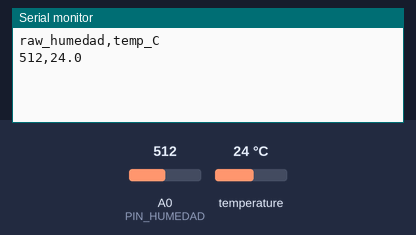
A sketch run on a simulated Arduino Uno, built with avr-gcc and run on an emulated ATmega328P. Parts: the last lines printed to the serial monitor. The test bench sets the inputs (shaded band); at power-on: temperature 24 °C, A0 (PIN_HUMEDAD) = 512.

Above: at 1.2 s.
1.3 s: temperature set to 12 °C
2.8 s: A0 (PIN_HUMEDAD) set to 716
At 3.2 s:
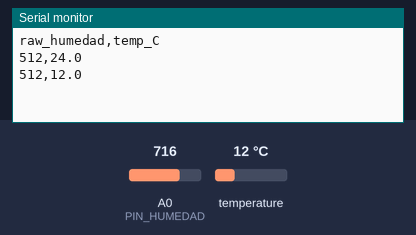
4.3 s: temperature set to 19 °C
At 5.5 s:
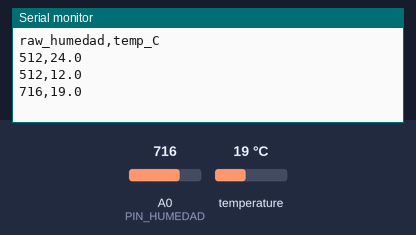
5.8 s: A0 (PIN_HUMEDAD) set to 900
At 7.2 s:
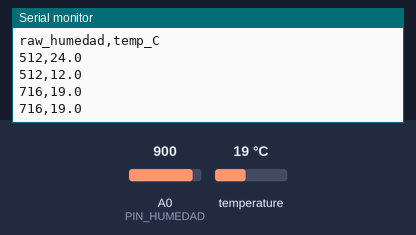
Timing chart, 0 to 8.3 s (numbered marks = the images above; inputs shaded):
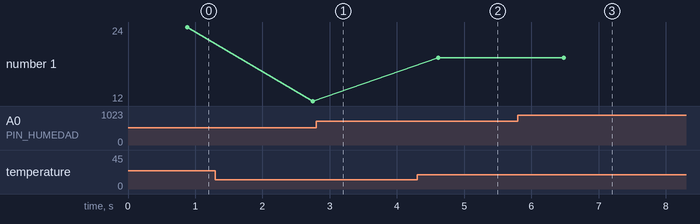

The sketch:

test_sensores.ino
```cpp
// Prueba y CALIBRACION de sensores.
// 1) Sensor de humedad al aire   -> anota el valor RAW como RAW_SECO
// 2) Sensor sumergido en agua    -> anota el valor RAW como RAW_MOJADO
// 3) Copia ambos valores en fertilizate.ino
#include <OneWire.h>
#include <DallasTemperature.h>

const uint8_t PIN_ONEWIRE = 7;
const uint8_t PIN_HUMEDAD = A0;

OneWire oneWire(PIN_ONEWIRE);
DallasTemperature ds18b20(&oneWire);

void setup() {
  Serial.begin(9600);
  ds18b20.begin();
  Serial.println(F("raw_humedad,temp_C"));
}

void loop() {
  long suma = 0;
  for (int i = 0; i < 20; i++) { suma += analogRead(PIN_HUMEDAD); delay(5); }
  int raw = suma / 20;

  ds18b20.requestTemperatures();
  float t = ds18b20.getTempCByIndex(0);

  Serial.print(raw);
  Serial.print(',');
  if (t == DEVICE_DISCONNECTED_C) Serial.println(F("SENSOR_DESCONECTADO"));
  else Serial.println(t, 1);
  delay(1000);
}
```

Measured:
- after the input at 4.3 s, the serial monitor: prints a new line after 0.32 s (image 2)
- plotted number 1: 24 → 12 after the input at 1.3 s, 12 → 19 after the input at 4.3 s
